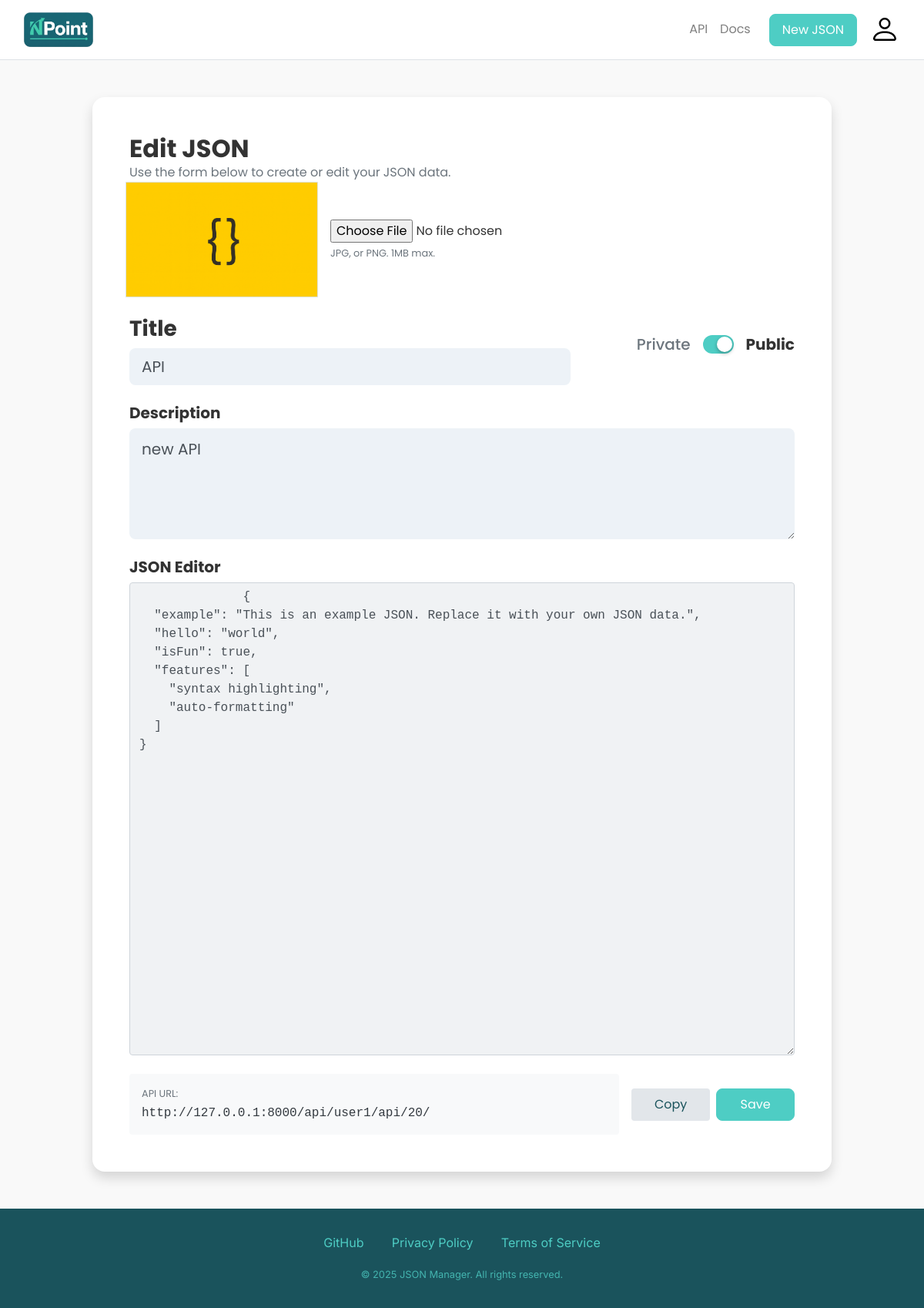
Before: /edit_json_form/api/20/ (signed in) with the older database file.
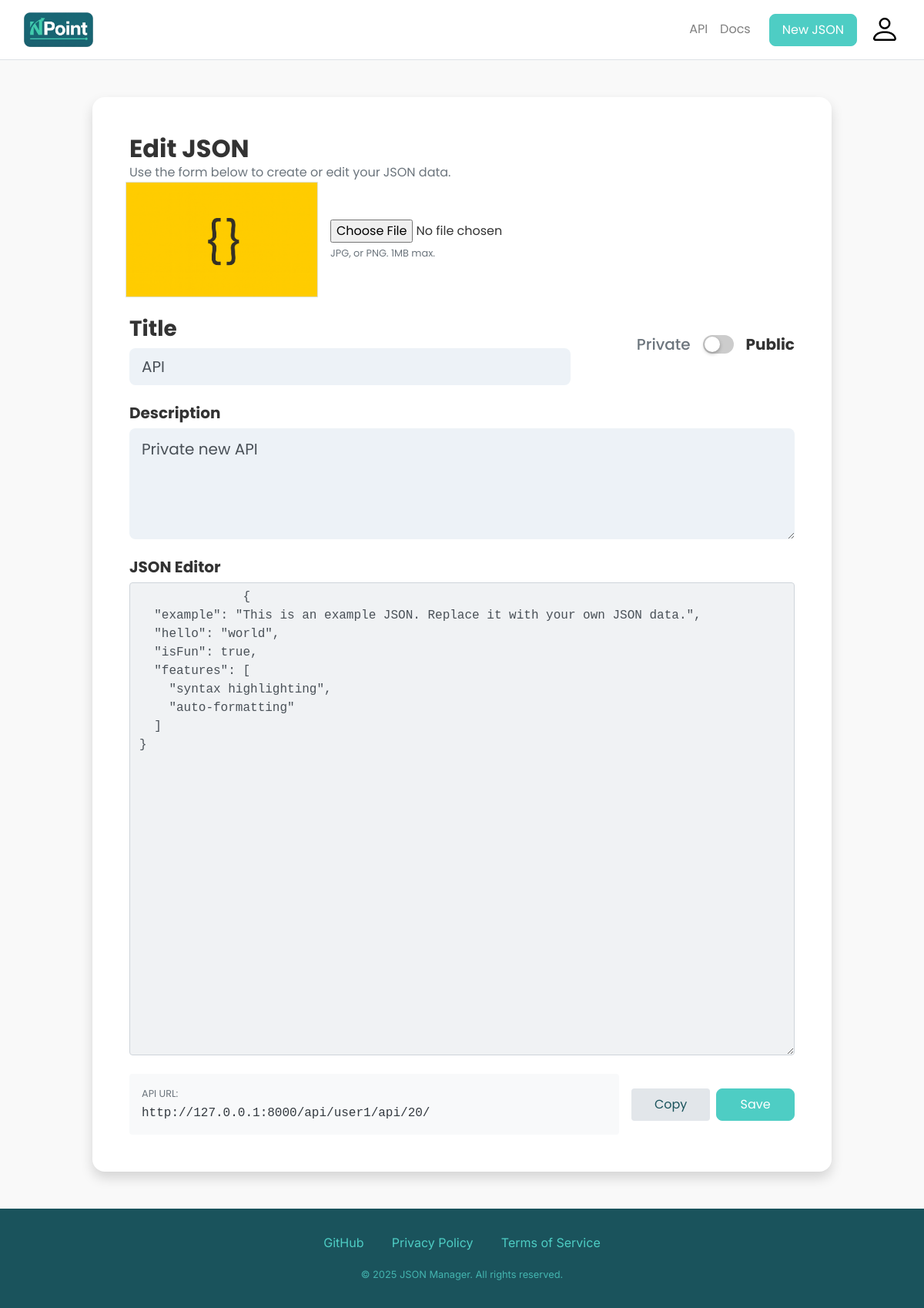
After: the same page with the newer database file.
### npoint_app/models.py (models this page shows, shortened)
class JSONData(models.Model):
    json_id = models.AutoField(primary_key=True)
    user = models.ForeignKey(UserProfile, on_delete=models.CASCADE, related_name='json_data')
    title = models.CharField(max_length=200, db_index=True)
    description = models.TextField(blank=True, null=True, max_length=500)
    json_picture = models.ImageField(upload_to='json_pictures/', blank=True, null=True)
    json_content = models.JSONField()
    json_api = models.CharField(blank=True, null=True)
    is_public = models.BooleanField(default=True)
    created_at = models.DateTimeField(auto_now_add=True)
    updated_at = models.DateTimeField(auto_now=True)
    slug = models.SlugField(max_length=220, blank=True, null=True)  # or unique_together with user
    access_count = models.PositiveIntegerField(default=0)
    class Meta:
        constraints = [
            models.UniqueConstraint(fields=["user", "slug"], name="uniq_user_slug"),
        ]
        indexes = [models.Index(fields=['title'])]

### npoint_app/views.py (the view)
# urls.py: path("edit_json_form/<slug:title_slug>/<int:json_id>/", views.edit_json_form, name='edit_json_form'),
@login_required(login_url='login')
def edit_json_form(request, title_slug, json_id):
    obj = get_object_or_404(JSONData, pk=json_id, user=request.user)
    if request.method == "POST":
        form = JsonDataForm(request.POST, request.FILES, instance=obj)
        if form.is_valid():
            json_data = form.save(commit=False)
            if 'json_picture' in request.FILES:
                pic = request.FILES.get("json_picture")
                if not str(pic.content_type).startswith("image/"):
                    messages.error(request, "Please upload an image file.")
                    return render(request, 'npoint_app/edit_json_form.html', {"form": form, "json_data": obj})
                if pic.size > 1 * 1024 * 1024:  # 1MB
                    messages.error(request, "Image must be 1MB or smaller.")
                    return render(request, 'npoint_app/edit_json_form.html', {"form": form, "json_data": obj})
                old = getattr(obj, "json_picture", None)
                json_data.json_picture = pic
                json_data.save()
                if old and old.name and old != json_data.json_picture:
                    try:
                        old.delete(save=False)
                    except Exception:
                        pass
            else:
                json_data.save()
            json_data.save()
            content_url = request.build_absolute_uri(
                reverse("public-json-content", kwargs={"username":request.user.username, "slug":json_data.slug, "json_id": json_data.pk})
            )
            json_data.json_api = content_url
            json_data.save()
            pretty_json = json.dumps(obj.json_content, indent=2, ensure_ascii=False)
            messages.success(request, "JSON data updated successfully.")
            return render(request, "npoint_app/edit_json_form.html", {"form":form, "json_data":obj, "pretty_json": pretty_json})
        else:
            pretty_json = json.dumps(obj.json_content, indent=2, ensure_ascii=False)
            messages.error(request, "Please correct the errors below.")
            return render(request, 'npoint_app/edit_json_form.html', {"form": form, "json_data": obj, "pretty_json": pretty_json})
    else:
        form = JsonDataForm(instance=obj)
        pretty_json = json.dumps(obj.json_content, indent=2, ensure_ascii=False)
        return render(request, 'npoint_app/edit_json_form.html', {"form": form, "json_data": obj, "pretty_json": pretty_json})

### npoint_app/forms.py
class JsonDataForm(forms.ModelForm):
    class Meta:
        model = JSONData
        fields = ['title', 'description', 'json_picture', 'json_content', 'is_public']

### npoint_app/context_processors.py (called while the page is built)
def humanize_number(value):
    if value is None:
        return "0"
    if value >= 1_000_000:
        return f"{value/1_000_000:.1f}M".rstrip("0").rstrip(".")
    if value >= 1_000:
        return f"{value/1_000:.1f}K".rstrip("0").rstrip(".")
    return str(value)

def site_stats(request):
    total_users = UserProfile.objects.count()
    total_jsons = JSONData.objects.count()
    total_api_calls = JSONData.objects.aggregate(total=Sum("access_count"))["total"] or 0
    return {
        "total_users": humanize_number(total_users),
        "total_jsons": humanize_number(total_jsons),
        "total_api_calls": humanize_number(total_api_calls),
    }

### npoint_app/templates/npoint_app/edit_json_form.html (shortened to what the changed rows need)
{% extends "npoint_app/base.html" %}
{% load static %}
{% block content %}
<form method="POST" enctype="multipart/form-data">
  <div class="container d-flex align-items-center justify-content-center py-5">
    <div class="w-100" style="max-width: 960px;">
      <div class="card card-custom shadow border-0 p-4 p-md-5" style="min-height: 960px;">
        <div class="form-row align-items-center mb-4">
          <div class="col-md-8">
            <h1 class="h2 font-weight-bold mb-0">Edit JSON</h1>
          </div>
          <div class="form-group col-md-8 mb-3 mb-md-0">
            <label for="title" class="h3 font-weight-bold mb-2">Title</label>
            <input
              type="text"
              id="title"
              name="title"
              class="input form-control form-control-lg json-editor"
              placeholder="My Awesome JSON"
              value="{{ form.title.value|default_if_none:'' }}"
              required
            >
          </div>
          <div class="form-group col-md-4 d-flex align-items-center justify-content-md-end">
            <div class="toggle-switch mx-3">
              <label class="toggle-label" for="toggle"></label>
            </div>
          </div>
        </div>
        <div class="form-group mb-4 px-0">
          <label for="description" class="h5 font-weight-bold mb-2">Description</label>
          <textarea
            id="description"
            name="description"
            class="input form-control form-control-lg json-editor"
            rows="4"
            placeholder="A short description of your JSON..."
          >{{ form.description.value|default_if_none:'' }}</textarea>
        </div>
        <div class="d-flex flex-column flex-md-row align-items-start align-items-md-center justify-content-between">
          <div class="bg-light rounded p-3 w-75 w-md-auto flex-grow-1 mr-md-3 mb-3 mb-md-0">
            <p class="mb-1 small text-muted">API URL:</p>
            <p class="mb-0 text-monospace text-truncate text-dark no-copy">
              {{ json_data.json_api }}
            </p>
          </div>
        </div>
      </div>
    </div>
  </div>
</form>
{% endblock %}

Changed rows visible on the page:
changed JSONData "http://127.0.0.1:8000/api/user1/api/20/": description "new API" → "Private new API"
